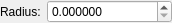
<?xml version="1.0" encoding="UTF-8"?>
<ui version="4.0">
 <class>SphereShapeSetter</class>
 <widget class="QWidget" name="SphereShapeSetter">
  <property name="geometry">
   <rect>
    <x>0</x>
    <y>0</y>
    <width>172</width>
    <height>20</height>
   </rect>
  </property>
  <property name="windowTitle">
   <string>Form</string>
  </property>
  <layout class="QFormLayout" name="formLayout">
   <property name="leftMargin">
    <number>0</number>
   </property>
   <property name="topMargin">
    <number>0</number>
   </property>
   <property name="rightMargin">
    <number>0</number>
   </property>
   <property name="bottomMargin">
    <number>0</number>
   </property>
   <item row="0" column="0">
    <widget class="QLabel" name="label">
     <property name="text">
      <string>Radius:</string>
     </property>
    </widget>
   </item>
   <item row="0" column="1">
    <widget class="QDoubleSpinBox" name="doubleSpinBox">
     <property name="decimals">
      <number>6</number>
     </property>
     <property name="maximum">
      <double>9999.000000000000000</double>
     </property>
     <property name="singleStep">
      <double>1.000000000000000</double>
     </property>
    </widget>
   </item>
  </layout>
 </widget>
 <resources/>
 <connections/>
</ui>
